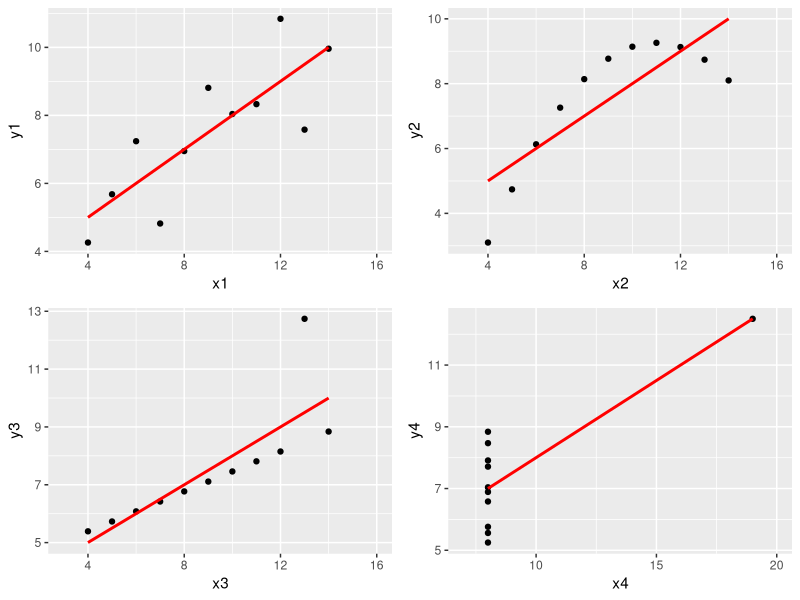

The R source for this figure:
## ---- chunk 1
library(ggplot2)
library(grid)
library(gridExtra)

data(anscombe)

## ---- chunk 2

p1<-ggplot(anscombe,aes(x1,y1))+geom_point()+geom_smooth(method="lm",se=FALSE,color="red")+xlim(3,16)
p2<-ggplot(anscombe,aes(x2,y2))+geom_point()+geom_smooth(method="lm",se=FALSE,color="red")+xlim(3,16)
p3<-ggplot(anscombe,aes(x3,y3))+geom_point()+geom_smooth(method="lm",se=FALSE,color="red")+xlim(3,16)
p4<-ggplot(anscombe,aes(x4,y4))+geom_point()+geom_smooth(method="lm",se=FALSE,color="red")+xlim(7,20)

grid.arrange(p1,p2,p3,p4,ncol=2)
